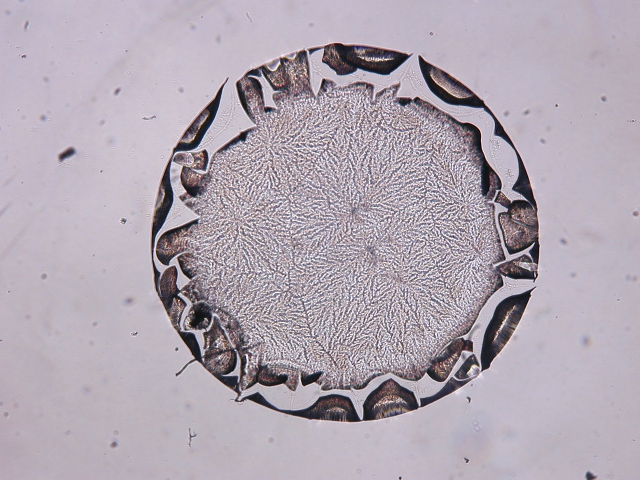
#> input picture testIN.jpg, 1280 x 960 px (shown at 1/2 size)
$ python Kurs.py   (older library calls are emulated)
#> lines starting #> are read from the running program, lines starting #| are printed output that depends on the picture
import cv2
import numpy as np
from PIL import Image
from matplotlib import pyplot as plt


def Turn(img, val):
    (h, w) = img.shape[:2]
    center = (w / 2, h / 2)

    '''
    M = cv2.getRotationMatrix2D(center, 90, 1.0)
    tur90 = cv2.warpAffine(img, M, (w, h))
    M = cv2.getRotationMatrix2D(center, 180, 1.0)
    tur180 = cv2.warpAffine(img, M, (w, h))
    M = cv2.getRotationMatrix2D(center, 270, 1.0)
    tur270 = cv2.warpAffine(img, M, (w, h))
    titles = ['Original Image', '90*', '180*', '270*']
    images = [img, tur90, tur180, tur270]
    for i in range(4):
        plt.subplot(2,2,i+1),plt.imshow(images[i],'gray')
        plt.title(titles[i])
        plt.xticks([]),plt.yticks([])
    plt.show()
    '''

    M = cv2.getRotationMatrix2D(center, val, 1.0)
    rotated = cv2.warpAffine(img, M, (w, h))

    #cv2.imwrite('testrotated.jpg',rotated)
    return rotated


def Blur(img):
    blurGaus = cv2.GaussianBlur(img, (9, 9), 0)

    '''
    kernel = np.ones((5,5),np.float32)/25
    blur2DConv = cv2.filter2D(img,-1,kernel)
    blurAver = cv2.blur(img, (5, 5))
    blurMed = cv2.medianBlur(img, 5)
    blurBilFiltr = cv2.bilateralFilter(img, 9, 75, 75)
    titles = ['Original Image', 'Gaussian', '2D Convolution', 'Averaging', 'Median', 'BilateralFiltering']
    images = [img, blurGaus, blur2DConv, blurAver, blurMed, blurBilFiltr]
    for i in range(6):
        plt.subplot(2,3,i+1),plt.imshow(images[i])
        plt.title(titles[i])
        plt.xticks([]),plt.yticks([])
    plt.show()
    '''

    #cv2.imwrite('testblur.jpg',blurGaus)
    return blurGaus


def Binary(img):
    imgGray = cv2.cvtColor(img, cv2.COLOR_BGR2GRAY)
    ret, thGlobal = cv2.threshold(imgGray, 165, 255, cv2.THRESH_BINARY)

    '''
    thAdaptMean = cv2.adaptiveThreshold(imgGray, 255, cv2.ADAPTIVE_THRESH_MEAN_C, cv2.THRESH_BINARY, 11, 2)
    thAdaptGaus = cv2.adaptiveThreshold(imgGray, 255, cv2.ADAPTIVE_THRESH_GAUSSIAN_C, cv2.THRESH_BINARY, 11, 2)
    titles = ['Original Image', 'Global Thresholding (v = 165)', 'Adaptive Mean Thresholding', 'Adaptive Gaussian Thresholding']
    images = [imgGray, thGlobal, thAdaptMean, thAdaptGaus]
    for i in range(4):
        plt.subplot(2,2,i+1),plt.imshow(images[i], 'gray')
        plt.title(titles[i])
        plt.xticks([]),plt.yticks([])
    plt.show()
    '''

    #cv2.imwrite('testbin.jpg',thGlobal)
    return thGlobal

def Canny(img):

    edges = cv2.Canny(img,100,200)

    '''
    plt.subplot(121),plt.imshow(img,cmap = 'gray')
    plt.title('Original Image'), plt.xticks([]), plt.yticks([])
    plt.subplot(122),plt.imshow(edges,cmap = 'gray')
    plt.title('Edge Image'), plt.xticks([]), plt.yticks([])

    plt.show()
    '''

    return edges


def Square(im, min_size=256, fill_color=(0, 0, 0, 0)):
    x, y = im.size
    size = max(min_size, x, y)
    new_im = Image.new('RGBA', (size, size), fill_color)
    new_im.paste(im, ((size - x) // 2, (size - y) // 2))
    return new_im

def ConverPILtoOpenCV(pil_image):
    numpy_image = np.array(pil_image)
    opencv_image = cv2.cvtColor(numpy_image, cv2.COLOR_RGB2BGR)
    return opencv_image


def Squeeze(img, size):
    wpercent = (size/float(img.size[0]))
    hsize = int((float(img.size[1])*float(wpercent)))
    img = img.resize((size,hsize), Image.ANTIALIAS)
    return img

def main():
    in_img = "testIN.jpg"
    imageInput = Image.open(in_img)                  # load image
#> imageInput is the input picture: PIL image 1280x960 RGB; mean R, G, B 176.6, 167, 178.2
    k = 0
    for i in range(4):
        image = imageInput.copy()
        image = Square(image)
        #image = Squeeze(image, 1600)
        image = ConverPILtoOpenCV(image)
        image = Turn(image, k)
        image = Blur(image)
        image = Binary(image)
        image = Canny(image)
        cv2.imwrite("test" + str(k) + ".jpg", image)              # save image
        k += 90
#> this loop made 4 passes
#> pass 1, in main, `image = Square(image)`:
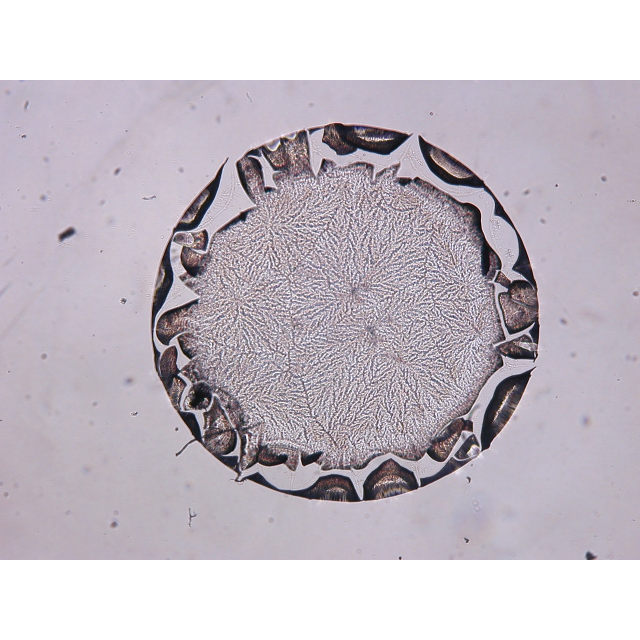
#> image: PIL image 1280x1280 RGBA (shown at 1/2 size); mean R, G, B, A 132.4, 125.2, 133.6, 191.2; transparent parts drawn white
#> pass 1, in ConverPILtoOpenCV, `opencv_image = cv2.cvtColor(numpy_image, cv2.COLOR_RGB2BGR)`:
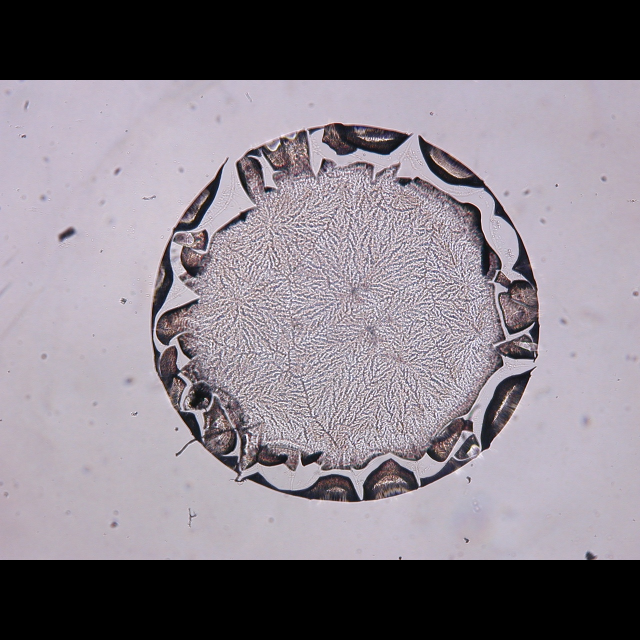
#> opencv_image: shape (1280, 1280, 3) (shown at 1/2 size); mean B, G, R 133.6, 125.2, 132.4
#> after the loop, k = 360
        #cv2.imshow("Rotated image", image)          # show image
        #cv2.waitKey(0)                              # readkey
        #cv2.destroyAllWindows()                     # press enter to close all windows

main()


#image = cv2.imread(in_img)
